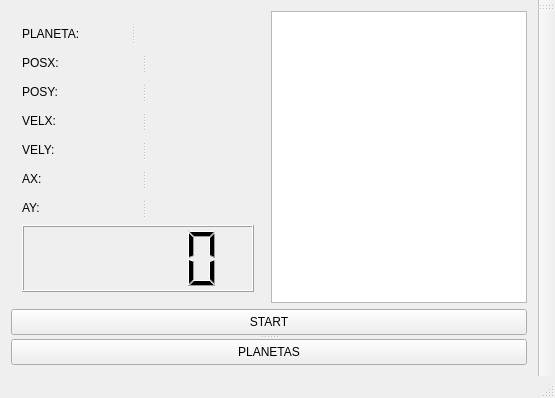
<?xml version="1.0" encoding="UTF-8"?>
<ui version="4.0">
 <class>MainWindow</class>
 <widget class="QMainWindow" name="MainWindow">
  <property name="geometry">
   <rect>
    <x>0</x>
    <y>0</y>
    <width>555</width>
    <height>398</height>
   </rect>
  </property>
  <property name="windowTitle">
   <string>MainWindow</string>
  </property>
  <widget class="QWidget" name="centralWidget">
   <property name="sizePolicy">
    <sizepolicy hsizetype="Expanding" vsizetype="Expanding">
     <horstretch>0</horstretch>
     <verstretch>0</verstretch>
    </sizepolicy>
   </property>
   <layout class="QVBoxLayout" name="verticalLayout">
    <item>
     <layout class="QGridLayout" name="gridLayout_2">
      <item row="0" column="0">
       <widget class="QSplitter" name="splitter_8">
        <property name="sizePolicy">
         <sizepolicy hsizetype="Expanding" vsizetype="Expanding">
          <horstretch>0</horstretch>
          <verstretch>0</verstretch>
         </sizepolicy>
        </property>
        <property name="orientation">
         <enum>Qt::Vertical</enum>
        </property>
        <widget class="QWidget" name="">
         <layout class="QGridLayout" name="gridLayout">
          <item row="0" column="0">
           <widget class="QSplitter" name="splitter">
            <property name="orientation">
             <enum>Qt::Horizontal</enum>
            </property>
            <widget class="QLabel" name="label">
             <property name="sizePolicy">
              <sizepolicy hsizetype="Expanding" vsizetype="Expanding">
               <horstretch>0</horstretch>
               <verstretch>0</verstretch>
              </sizepolicy>
             </property>
             <property name="maximumSize">
              <size>
               <width>120</width>
               <height>23</height>
              </size>
             </property>
             <property name="text">
              <string>PLANETA:</string>
             </property>
            </widget>
            <widget class="QLabel" name="PA">
             <property name="minimumSize">
              <size>
               <width>63</width>
               <height>23</height>
              </size>
             </property>
             <property name="maximumSize">
              <size>
               <width>120</width>
               <height>23</height>
              </size>
             </property>
             <property name="text">
              <string/>
             </property>
            </widget>
           </widget>
          </item>
          <item row="1" column="0">
           <widget class="QSplitter" name="splitter_2">
            <property name="orientation">
             <enum>Qt::Horizontal</enum>
            </property>
            <widget class="QLabel" name="label_3">
             <property name="maximumSize">
              <size>
               <width>120</width>
               <height>23</height>
              </size>
             </property>
             <property name="text">
              <string>POSX:             </string>
             </property>
            </widget>
            <widget class="QLabel" name="PXA">
             <property name="minimumSize">
              <size>
               <width>68</width>
               <height>23</height>
              </size>
             </property>
             <property name="maximumSize">
              <size>
               <width>120</width>
               <height>16777215</height>
              </size>
             </property>
             <property name="text">
              <string/>
             </property>
            </widget>
           </widget>
          </item>
          <item row="2" column="0">
           <widget class="QSplitter" name="splitter_3">
            <property name="orientation">
             <enum>Qt::Horizontal</enum>
            </property>
            <widget class="QLabel" name="label_5">
             <property name="maximumSize">
              <size>
               <width>120</width>
               <height>23</height>
              </size>
             </property>
             <property name="text">
              <string>POSY:             </string>
             </property>
            </widget>
            <widget class="QLabel" name="PYA">
             <property name="minimumSize">
              <size>
               <width>68</width>
               <height>23</height>
              </size>
             </property>
             <property name="maximumSize">
              <size>
               <width>120</width>
               <height>16777215</height>
              </size>
             </property>
             <property name="text">
              <string/>
             </property>
            </widget>
           </widget>
          </item>
          <item row="3" column="0">
           <widget class="QSplitter" name="splitter_4">
            <property name="orientation">
             <enum>Qt::Horizontal</enum>
            </property>
            <widget class="QLabel" name="label_7">
             <property name="maximumSize">
              <size>
               <width>120</width>
               <height>23</height>
              </size>
             </property>
             <property name="text">
              <string>VELX:              </string>
             </property>
            </widget>
            <widget class="QLabel" name="VXA">
             <property name="minimumSize">
              <size>
               <width>68</width>
               <height>23</height>
              </size>
             </property>
             <property name="maximumSize">
              <size>
               <width>120</width>
               <height>16777215</height>
              </size>
             </property>
             <property name="text">
              <string/>
             </property>
            </widget>
           </widget>
          </item>
          <item row="4" column="0">
           <widget class="QSplitter" name="splitter_5">
            <property name="orientation">
             <enum>Qt::Horizontal</enum>
            </property>
            <widget class="QLabel" name="label_8">
             <property name="maximumSize">
              <size>
               <width>120</width>
               <height>23</height>
              </size>
             </property>
             <property name="text">
              <string>VELY:             </string>
             </property>
            </widget>
            <widget class="QLabel" name="VYA">
             <property name="minimumSize">
              <size>
               <width>68</width>
               <height>23</height>
              </size>
             </property>
             <property name="maximumSize">
              <size>
               <width>120</width>
               <height>16777215</height>
              </size>
             </property>
             <property name="text">
              <string/>
             </property>
            </widget>
           </widget>
          </item>
          <item row="5" column="0">
           <widget class="QSplitter" name="splitter_6">
            <property name="orientation">
             <enum>Qt::Horizontal</enum>
            </property>
            <widget class="QLabel" name="label_11">
             <property name="maximumSize">
              <size>
               <width>120</width>
               <height>23</height>
              </size>
             </property>
             <property name="text">
              <string>AX:                   </string>
             </property>
            </widget>
            <widget class="QLabel" name="AXA">
             <property name="minimumSize">
              <size>
               <width>68</width>
               <height>23</height>
              </size>
             </property>
             <property name="maximumSize">
              <size>
               <width>120</width>
               <height>16777215</height>
              </size>
             </property>
             <property name="text">
              <string/>
             </property>
            </widget>
           </widget>
          </item>
          <item row="6" column="0">
           <widget class="QSplitter" name="splitter_7">
            <property name="orientation">
             <enum>Qt::Horizontal</enum>
            </property>
            <widget class="QLabel" name="label_13">
             <property name="maximumSize">
              <size>
               <width>120</width>
               <height>23</height>
              </size>
             </property>
             <property name="text">
              <string>AY:                 </string>
             </property>
            </widget>
            <widget class="QLabel" name="AYA">
             <property name="minimumSize">
              <size>
               <width>68</width>
               <height>23</height>
              </size>
             </property>
             <property name="maximumSize">
              <size>
               <width>120</width>
               <height>16777215</height>
              </size>
             </property>
             <property name="text">
              <string/>
             </property>
            </widget>
           </widget>
          </item>
          <item row="7" column="0">
           <widget class="QLCDNumber" name="lcdNumber"/>
          </item>
         </layout>
        </widget>
       </widget>
      </item>
      <item row="0" column="1">
       <widget class="QGraphicsView" name="graphicsView">
        <property name="sizePolicy">
         <sizepolicy hsizetype="Expanding" vsizetype="Expanding">
          <horstretch>0</horstretch>
          <verstretch>0</verstretch>
         </sizepolicy>
        </property>
       </widget>
      </item>
      <item row="1" column="0" colspan="2">
       <widget class="QSplitter" name="splitter_9">
        <property name="orientation">
         <enum>Qt::Vertical</enum>
        </property>
        <widget class="QPushButton" name="start">
         <property name="sizePolicy">
          <sizepolicy hsizetype="Expanding" vsizetype="Expanding">
           <horstretch>0</horstretch>
           <verstretch>0</verstretch>
          </sizepolicy>
         </property>
         <property name="maximumSize">
          <size>
           <width>16777215</width>
           <height>26</height>
          </size>
         </property>
         <property name="text">
          <string>START</string>
         </property>
        </widget>
        <widget class="QPushButton" name="senal">
         <property name="maximumSize">
          <size>
           <width>16777215</width>
           <height>26</height>
          </size>
         </property>
         <property name="text">
          <string>PLANETAS</string>
         </property>
        </widget>
       </widget>
      </item>
     </layout>
    </item>
   </layout>
  </widget>
  <widget class="QMenuBar" name="menuBar">
   <property name="geometry">
    <rect>
     <x>0</x>
     <y>0</y>
     <width>555</width>
     <height>20</height>
    </rect>
   </property>
  </widget>
  <widget class="QToolBar" name="mainToolBar">
   <attribute name="toolBarArea">
    <enum>RightToolBarArea</enum>
   </attribute>
   <attribute name="toolBarBreak">
    <bool>false</bool>
   </attribute>
  </widget>
  <widget class="QStatusBar" name="statusBar"/>
 </widget>
 <layoutdefault spacing="6" margin="11"/>
 <resources/>
 <connections/>
</ui>
